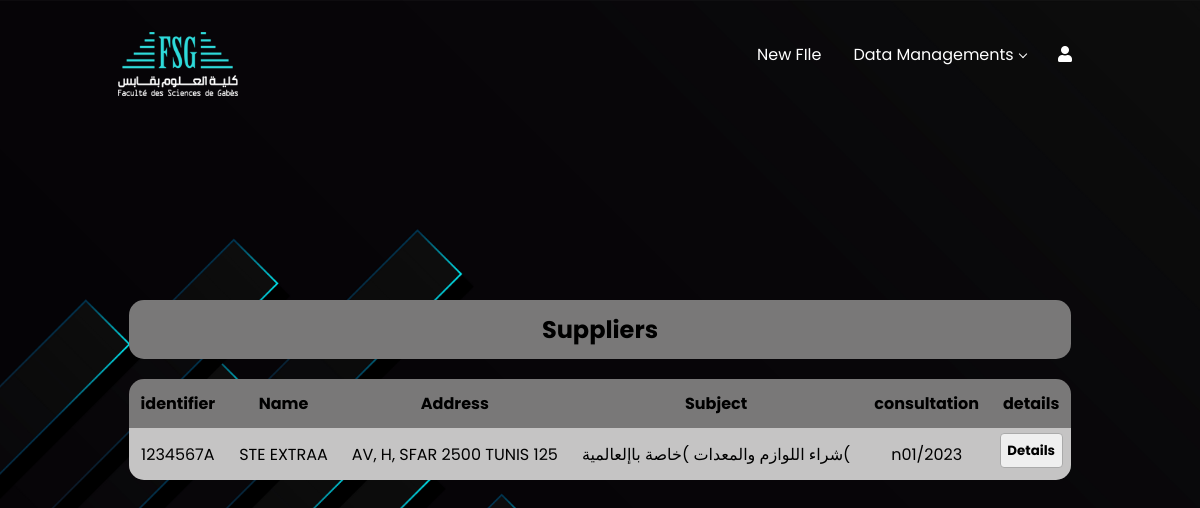
Before: /gestionf with the older database file.
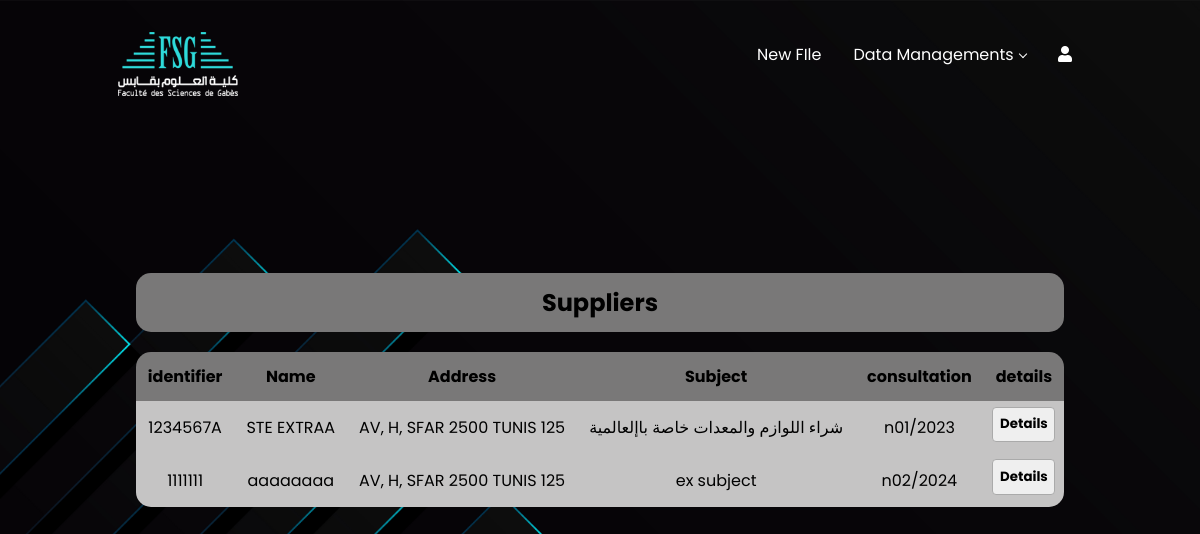
After: the same page with the newer database file.
### website/models.py (models this page shows)
class Fournisseur(models.Model):
    identificateur=models.CharField(max_length=100, null=True)
    name = models.CharField(max_length=100)
    address = models.CharField(max_length=200)
    sujet = models.TextField(max_length=5000)
    consultation=models.CharField( max_length=50,null=True)

### website/views.py (the view)
# urls.py: path('gestionf', views.gestionf, name='gestionf'),
def gestionf(request):
    f_ournisseur = Fournisseur.objects.all()
    return render(request, 'gestionfournisseur.html',{'f_ournisseur': f_ournisseur} )

### website/templates/gestionfournisseur.html (shortened to what this page needs)
{% load static %}
{% block content %}
<html lang="en">
<head>
<link rel="stylesheet" href="{% static 'css/bon_commande.css' %}">
<link rel="stylesheet" href="https://cdnjs.cloudflare.com/ajax/libs/font-awesome/5.15.3/css/all.min.css"/>
<link href='https://unpkg.com/boxicons@2.1.4/css/boxicons.min.css' rel='stylesheet'>
</head>
<body>
  <div class="navbar">
    <div class="logo"><a href="{% url 'home' %}"><img src="static/images/logo.png"/></a></div>
    <div class="menubar">
         <ul class="mbar">
             <li><a href="File">New FIle</a></li>
             <li class="active">
                 <a href="#">Data Managements</a>
              </li>
              <li><a href="#"><i class="fas fa-user"></i></a>
              </li>
         </ul>
    </div>
  </div>
 <div class="table-wrapper">
    <div class="tabletitle">
        <h2 >Suppliers</h2></div>
    <table class="table table-striped table-rounded">
        <thead>
              <tr>
                <th scope="col">identifier</th>
                <th scope="col">Name</th>
                <th scope="col">Address</th>
                <th scope="col">Subject</th>
                <th scope="col">consultation</th>
                <th scope="col">details</th>
              </tr>
        </thead>
        <tbody class="table-group-divider">
                {% for item in f_ournisseur %}
                <tr scope="row">
                    <td>{{ item.identificateur }}</td>
                    <td>{{ item.name }}</td>
                    <td>{{ item.address }}</td>
                    <td>{{ item.sujet }}</td>
                    <td>{{ item.consultation }}</td>
                    <td><button class="details-button" data-item-id="{{ item.id }}">Details</button></td>
                </tr>
                {% endfor %}
        </tbody>
    </table>
 </div>
</body>
</html>
  {% endblock %}

Changed rows visible on the page:
removed Fournisseur: identificateur "1234567A", name "STE EXTRAA", address "AV, H, SFAR 2500 TUNIS 125", sujet "شراء اللوازم والمعدات )خاصة باإلعالمية(", consultation "n01/2023"
added Fournisseur: identificateur "1234567A", name "STE EXTRAA", address "AV, H, SFAR 2500 TUNIS 125", sujet "شراء اللوازم والمعدات خاصة باإلعالمية", consultation "n01/2023"
added Fournisseur: identificateur "1111111", name "aaaaaaaa", address "AV, H, SFAR 2500 TUNIS 125", sujet "ex subject", consultation "n02/2024"
